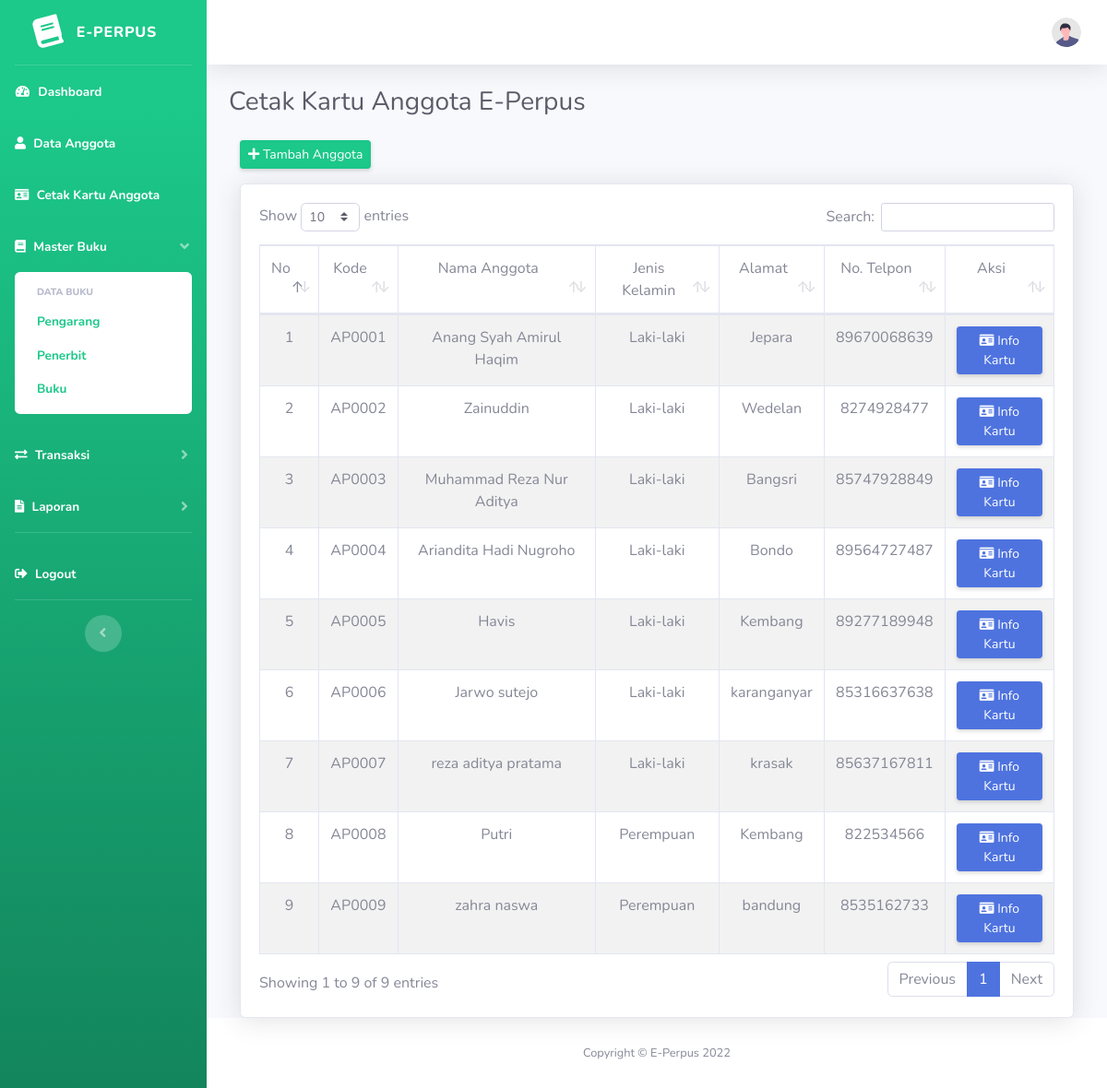
The app's page /index.php/cetak, older data.
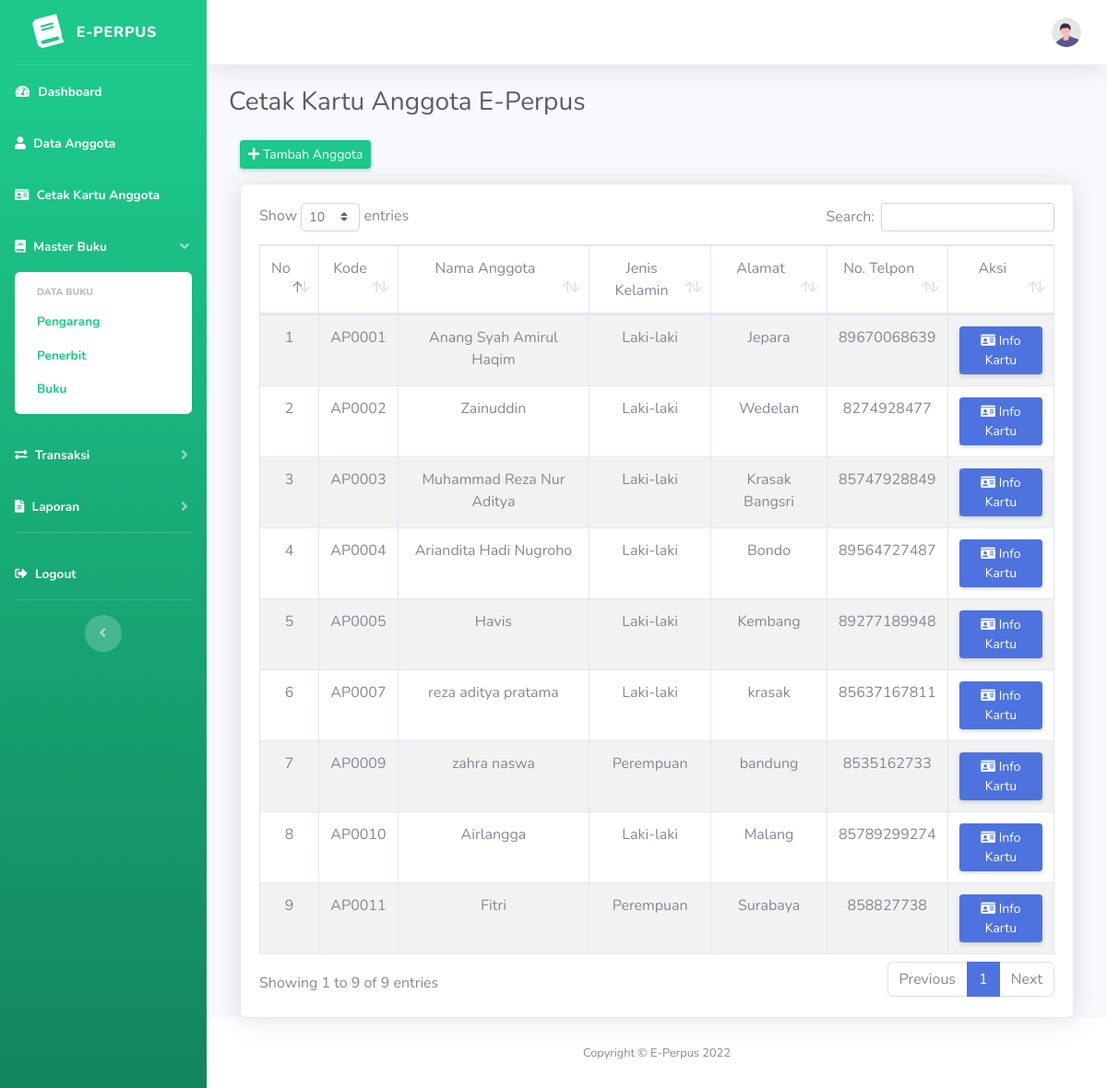
The same page, newer data.
### tables this page shows
CREATE TABLE `anggota` (
  `id_anggota` int(11) NOT NULL,
  `kode_anggota` varchar(10) NOT NULL,
  `foto` varchar(255) NOT NULL,
  `nama_anggota` varchar(255) NOT NULL,
  `jenis_kelamin` varchar(20) NOT NULL,
  `alamat` text NOT NULL,
  `no_hp` bigint(13) NOT NULL
);

### application/controllers/Cetak.php (called while the page is built, shortened)
<?php
class Cetak extends CI_Controller {
    public function __construct()
    {
        $this->load->model('m_anggota');
        $this->load->library('form_validation');
    }
    public function index()
    {
        $isi['content']         = 'cetak/v_cetak';
        $isi['judul']           = 'Cetak Kartu Anggota E-Perpus';
        $isi['data_anggota']    = $this->db->get('anggota')->result();
        $this->load->view('v_dashboard', $isi);
    }
}

### index.php (called while the page is built, shortened)
<?php
require_once BASEPATH.'core/CodeIgniter.php';

### application/views/cetak/v_cetak.php (the view, shortened to what this page needs)
<div class="container-fluid">
    <div class="row">
        <div class="col-md-12 mb-3">
            <a href="<?= base_url('anggota/tambah_anggota'); ?>" class="btn btn-sm btn-success shadow-sm"><i class="fa fa-plus"></i> Tambah Anggota</a>
        </div>
    </div>
    <div class="card shadow">
        <div class="card-body">
            <div class="table-responsive">
                <table class="table table-bordered table-striped text-center" id="dataTable" width="100%" cellspacing="0">
                    <thead>
                        <tr>
                            <td>No</td>
                            <td>Kode</td>
                            <td>Nama Anggota</td>
                            <td>Jenis Kelamin</td>
                            <td>Alamat</td>
                            <td>No. Telpon</td>
                            <td>Aksi</td>
                        </tr>
                    </thead>
                    <tbody>
                        <?php
                            $no = 1;
                            foreach ($data_anggota as $row) {?>
                                <tr>
                                    <td><?= $no++; ?></td>
                                    <td><?= $row->kode_anggota; ?></td>
                                    <td><?= $row->nama_anggota; ?></td>
                                    <td><?= $row->jenis_kelamin; ?></td>
                                    <td><?= $row->alamat; ?></td>
                                    <td><?= $row->no_hp; ?></td>
                                    <td>
                                        <a href="<?= base_url()?>cetak/detail/<?= $row->id_anggota; ?>" class="btn btn-sm btn-primary shadow-sm"><i class="fas fa-id-card"></i> Info Kartu</a>
                                    </td>
                                </tr>
                            <?php }
                        ?>
                    </tbody>
                </table>
            </div>
        </div>
    </div>
</div>

### application/views/v_dashboard.php (shortened to what this page needs)
<!DOCTYPE html>
<html lang="en">
<head>
    <link href="<?= base_url('assets/'); ?>vendor/fontawesome-free/css/all.min.css" rel="stylesheet" type="text/css">
    <link href="<?= base_url('assets/'); ?>css/sb-admin-2.min.css" rel="stylesheet">
    <link href="<?= base_url('assets/'); ?>vendor/datatables/dataTables.bootstrap4.min.css" rel="stylesheet">
    <link href="https://cdn.jsdelivr.net/npm/select2@4.1.0-rc.0/dist/css/select2.min.css" rel="stylesheet" />
    <link rel="stylesheet" href="https://cdn.jsdelivr.net/npm/@ttskch/select2-bootstrap4-theme@x.x.x/dist/select2-bootstrap4.min.css">
</head>
<body id="page-top">
    <div id="wrapper">
            <?php $this->load->view('v_menu'); ?>
        <div id="content-wrapper" class="d-flex flex-column">
            <div id="content">
                <nav class="navbar navbar-expand navbar-light bg-white topbar mb-4 static-top shadow">
                    <ul class="navbar-nav ml-auto">
                        <li class="nav-item dropdown no-arrow">
                            <a class="nav-link dropdown-toggle" href="#" id="userDropdown" role="button"
                                data-toggle="dropdown" aria-haspopup="true" aria-expanded="false">
                                <img class="img-profile rounded-circle"
                                    src="<?= base_url('assets/'); ?>img/undraw_profile.svg">
                            </a>
                        </li>
                    </ul>
                </nav>
                <div class="container-fluid">
                    <div class="d-sm-flex align-items-center justify-content-between mb-4">
                        <h1 class="h3 mb-0 text-gray-800"><?= $judul; ?></h1>
                    </div>
                    <div class="row">
                       <?php $this->load->view($content); ?>
                    </div>
                </div>
            </div>
            <footer class="sticky-footer bg-white">
                <div class="container my-auto">
                    <div class="copyright text-center my-auto">
                        <span>Copyright &copy; E-Perpus 2022</span>
                    </div>
                </div>
            </footer>
        </div>
    </div>
</body>
</html>

### application/views/v_menu.php (shortened to what this page needs)
<ul class="navbar-nav bg-gradient-success sidebar sidebar-dark accordion" id="accordionSidebar">
    <a class="sidebar-brand d-flex align-items-center justify-content-center" href="<?= base_url('Beranda'); ?>">
        <div class="sidebar-brand-icon rotate-n-15">
            <i class="fas fa-book"></i>
        </div>
        <div class="sidebar-brand-text mx-3">E-Perpus</div>
    </a>
    <hr class="sidebar-divider my-0">
    <li class="nav-item active">
        <a class="nav-link" href="<?= base_url('dashboard'); ?>">
            <i class="fas fa-fw fa-tachometer-alt"></i>
            <span>Dashboard</span>
        </a>
    </li>
    <li class="nav-item active">
        <a class="nav-link" href="<?= base_url('anggota'); ?>">
            <i class="fas fa-user"></i>
            <span>Data Anggota</span>
        </a>
    </li>
    <li class="nav-item active">
        <a class="nav-link" href="<?= base_url('cetak'); ?>">
            <i class="fas fa-id-card"></i>
            <span>Cetak Kartu Anggota</span>
        </a>
    </li>
    <li class="nav-item active">
        <a class="nav-link" href="#" data-toggle="collapse" data-target="#collapsePages" aria-expanded="true"
            aria-controls="collapsePages">
            <i class="fas fa-book"></i>
            <span>Master Buku</span>
        </a>
        <div id="collapsePages" class="collapse show" aria-labelledby="headingPages"
            data-parent="#accordionSidebar">
            <div class="bg-white py-2 collapse-inner rounded">
                <h6 class="collapse-header">Data Buku</h6>
                <b><a class="collapse-item text-success" href="<?= base_url('Pengarang'); ?>">Pengarang</a></b>
                <b><a class="collapse-item text-success" href="<?= base_url('Penerbit'); ?>">Penerbit</a></b>
                <b><a class="collapse-item text-success" href="<?= base_url('Buku'); ?>">Buku</a></b>
            </div>
        </div>
    </li>
     <li class="nav-item active">
        <a class="nav-link collapsed" href="#" data-toggle="collapse" data-target="#collapseTwo"
            aria-expanded="true" aria-controls="collapseTwo">
            <i class="fas fa-exchange-alt"></i>
            <span>Transaksi</span>
        </a>
    </li>
    <li class="nav-item active">
        <a class="nav-link collapsed" href="#" data-toggle="collapse" data-target="#collapseUtilities"
            aria-expanded="true" aria-controls="collapseUtilities">
            <i class="fas fa-file-alt"></i>
            <span>Laporan</span>
        </a>
    </li>
    <hr class="sidebar-divider d-none d-md-block">
    <li class="nav-item active">
        <a class="nav-link" data-toggle="modal" data-target="#logoutModal" href="#">
            <i class="fas fa-sign-out-alt"></i>
            <span>Logout</span>
        </a>
    </li>
     <hr class="sidebar-divider d-none d-md-block">
    <div class="text-center d-none d-md-inline">
        <button class="rounded-circle border-0" id="sidebarToggle"></button>
    </div>
</ul>

Row changes from the older to the newer data that the page shows:
removed anggota: kode_anggota "AP0006", nama_anggota "Jarwo sutejo", jenis_kelamin "Laki-laki", alamat "karanganyar", no_hp "85316637638"
removed anggota: kode_anggota "AP0008", nama_anggota "Putri", jenis_kelamin "Perempuan", alamat "Kembang", no_hp "822534566"
changed anggota "AP0003": alamat "Bangsri" → "Krasak Bangsri"
added anggota: kode_anggota "AP0010", nama_anggota "Airlangga", jenis_kelamin "Laki-laki", alamat "Malang", no_hp "85789299274"
added anggota: kode_anggota "AP0011", nama_anggota "Fitri", jenis_kelamin "Perempuan", alamat "Surabaya", no_hp "858827738"
